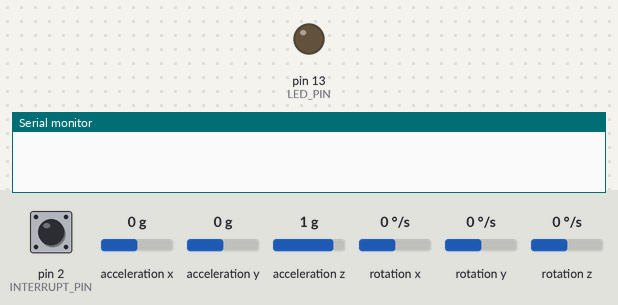
Bench run of a sketch on a simulated Arduino Uno, built with avr-gcc and run on an emulated ATmega328P. Parts: output pins drawn as LEDs (lit = HIGH), the last lines printed to the serial monitor. Dashed ring = blinking. Inputs (shaded band) come from the test bench; at power-on: acceleration x 0 g, acceleration y 0 g, acceleration z 1 g, rotation x 0 °/s, pin 2 (INTERRUPT_PIN) LOW, rotation y 0 °/s, rotation z 0 °/s. The sensor or clock chip raises its interrupt line as the real part does.

Above: at 0.1 s.
At 1.26 s:
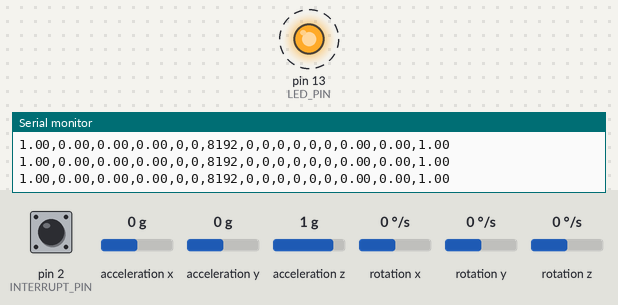
1.8 s: acceleration x set to -0.8 g
4.8 s: acceleration y set to -1.4 g
7.8 s: acceleration z set to -1.4 g
10.8 s: rotation x set to -192 °/s
Timing chart, 0 to 14.8 s (numbered marks = the images above; inputs shaded):
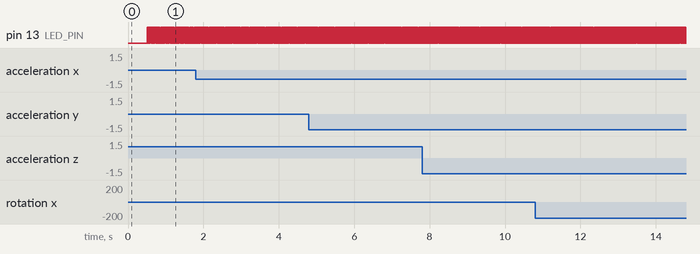

Measured:
- by itself, pin 13 (LED_PIN): alternates HIGH for 0.01 s and LOW for 0.01 s

The sketch:

waterbud.ino
```cpp
// Swimbud: swimming IMU

#include "I2Cdev.h"
#include "MPU6050_6Axis_MotionApps20.h"
#if I2CDEV_IMPLEMENTATION == I2CDEV_ARDUINO_WIRE
    #include "Wire.h"
#endif

MPU6050 mpu;

#define OUTPUT_ALL
#define INTERRUPT_PIN 2  // use pin 2 on Arduino Uno & most boards
#define LED_PIN 13 // (Arduino is 13, Teensy is 11, Teensy++ is 6)
bool blinkState = false;

// MPU control/status vars
bool dmpReady = false;  // set true if DMP init was successful
uint8_t mpuIntStatus;   // holds actual interrupt status byte from MPU
uint8_t devStatus;      // return status after each device operation (0 = success, !0 = error)
uint16_t packetSize;    // expected DMP packet size (default is 42 bytes)
uint16_t fifoCount;     // count of all bytes currently in FIFO
uint8_t fifoBuffer[64]; // FIFO storage buffer

// orientation/motion vars
Quaternion q;           // [w, x, y, z]         quaternion container
VectorInt16 aa;         // [x, y, z]            accel sensor measurements
VectorInt16 gg;         // [x, y, z]            gyro sensor measurements
VectorInt16 aaReal;     // [x, y, z]            gravity-free accel sensor measurements
VectorInt16 aaWorld;    // [x, y, z]            world-frame accel sensor measurements
VectorFloat gravity;    // [x, y, z]            gravity vector

// ================================================================
// ===               INTERRUPT DETECTION ROUTINE                ===
// ================================================================

volatile bool mpuInterrupt = false;     // indicates whether MPU interrupt pin has gone high
void dmpDataReady() {
    mpuInterrupt = true;
}


// ================================================================
// ===                      INITIAL SETUP                       ===
// ================================================================

void setup() {
    // join I2C bus (I2Cdev library doesn't do this automatically)
    #if I2CDEV_IMPLEMENTATION == I2CDEV_ARDUINO_WIRE
        Wire.begin();
        Wire.setClock(400000); // 400kHz I2C clock. Comment this line if having compilation difficulties
    #elif I2CDEV_IMPLEMENTATION == I2CDEV_BUILTIN_FASTWIRE
        Fastwire::setup(400, true);
    #endif

    // initialize serial communication
    // (115200 chosen because it is required for Teapot Demo output, but it's
    // really up to you depending on your project)
    Serial.begin(115200);
    while (!Serial); // wait for Leonardo enumeration, others continue immediately

    // NOTE: 8MHz or slower host processors, like the Teensy @ 3.3V or Arduino
    // Pro Mini running at 3.3V, cannot handle this baud rate reliably due to
    // the baud timing being too misaligned with processor ticks. You must use
    // 38400 or slower in these cases, or use some kind of external separate
    // crystal solution for the UART timer.

    // initialize device
    // Serial.println(F("Initializing I2C devices..."));
    mpu.initialize();
    pinMode(INTERRUPT_PIN, INPUT);

    // verify connection
    // Serial.println(F("Testing device connections..."));
    // Serial.println(mpu.testConnection() ? F("MPU6050 connection successful") : F("MPU6050 connection failed"));

    // wait for ready
    // Serial.println(F("\nSend any character to begin DMP programming and demo: "));
    while (Serial.available() && Serial.read()); // empty buffer
    // while (!Serial.available());                 // wait for data
    // while (Serial.available() && Serial.read()); // empty buffer again

    // load and configure the DMP
    // Serial.println(F("Initializing DMP..."));
    devStatus = mpu.dmpInitialize();

    // supply your own gyro offsets here (computed using IMU_Zero), scaled for min sensitivity
    mpu.setXGyroOffset(-167);
    mpu.setYGyroOffset(-15);
    mpu.setZGyroOffset(-36);
    mpu.setZAccelOffset(1788); // -151054 is what I get from IMU_Zero and 1688 is Jeff's factory default

    // make sure it worked (returns 0 if so)
    if (devStatus == 0) {
        // Calibration Time: generate offsets and calibrate our MPU6050
        mpu.CalibrateAccel(6);
        mpu.CalibrateGyro(6);
        // mpu.PrintActiveOffsets();
        // turn on the DMP, now that it's ready
        // Serial.println(F("Enabling DMP..."));
        mpu.setDMPEnabled(true);

        // enable Arduino interrupt detection
        // Serial.print(F("Enabling interrupt detection (Arduino external interrupt "));
        // Serial.print(digitalPinToInterrupt(INTERRUPT_PIN));
        // Serial.println(F(")..."));
        attachInterrupt(digitalPinToInterrupt(INTERRUPT_PIN), dmpDataReady, RISING);
        mpuIntStatus = mpu.getIntStatus();

        // set our DMP Ready flag so the main loop() function knows it's okay to use it
        Serial.println(F("DMP ready! Waiting for first interrupt..."));
        dmpReady = true;

        // get expected DMP packet size for later comparison
        packetSize = mpu.dmpGetFIFOPacketSize();
    } else {
        // ERROR!
        // 1 = initial memory load failed
        // 2 = DMP configuration updates failed
        // (if it's going to break, usually the code will be 1)
        // Serial.print(F("DMP Initialization failed (code "));
        // Serial.print(devStatus);
        // Serial.println(F(")"));
    }

    // configure LED for output
    pinMode(LED_PIN, OUTPUT);
}


// ================================================================
// ===                    MAIN PROGRAM LOOP                     ===
// ================================================================

void loop() {
    // if programming failed, don't try to do anything
    if (!dmpReady) return;
    // read a packet from FIFO
    if (mpu.dmpGetCurrentFIFOPacket(fifoBuffer)) { // Get the Latest packet

        #ifdef OUTPUT_ALL
            mpu.dmpGetQuaternion(&q, fifoBuffer);
            mpu.dmpGetAccel(&aa, fifoBuffer);
            mpu.dmpGetGravity(&gravity, &q);
            mpu.dmpGetLinearAccel(&aaReal, &aa, &gravity);
            mpu.dmpGetGyro(&gg, fifoBuffer);

            Serial.print(q.w); Serial.print(",");
            Serial.print(q.x); Serial.print(",");
            Serial.print(q.y); Serial.print(",");
            Serial.print(q.z); Serial.print(",");

            Serial.print(aa.x); Serial.print(",");
            Serial.print(aa.y); Serial.print(",");
            Serial.print(aa.z); Serial.print(",");

            Serial.print(aaReal.x); Serial.print(",");
            Serial.print(aaReal.y); Serial.print(",");
            Serial.print(aaReal.z); Serial.print(",");

            Serial.print(gg.x); Serial.print(",");
            Serial.print(gg.y); Serial.print(",");
            Serial.print(gg.z); Serial.print(",");

            Serial.print(gravity.x); Serial.print(",");
            Serial.print(gravity.y); Serial.print(",");
            Serial.println(gravity.z);
        #endif

        // blink LED to indicate activity
        blinkState = !blinkState;
        digitalWrite(LED_PIN, blinkState);
    }
}
```
